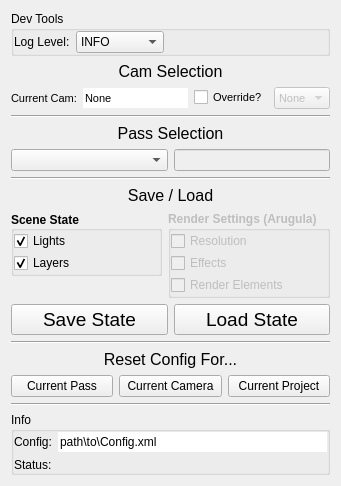
<?xml version="1.0" encoding="UTF-8"?>
<ui version="4.0">
 <class>Form</class>
 <widget class="QWidget" name="Form">
  <property name="geometry">
   <rect>
    <x>0</x>
    <y>0</y>
    <width>341</width>
    <height>461</height>
   </rect>
  </property>
  <property name="sizePolicy">
   <sizepolicy hsizetype="Preferred" vsizetype="Preferred">
    <horstretch>0</horstretch>
    <verstretch>0</verstretch>
   </sizepolicy>
  </property>
  <property name="maximumSize">
   <size>
    <width>16777215</width>
    <height>16777215</height>
   </size>
  </property>
  <property name="windowTitle">
   <string>Radish</string>
  </property>
  <layout class="QVBoxLayout" name="verticalLayout">
   <item>
    <widget class="QGroupBox" name="grp_devTools">
     <property name="font">
      <font>
       <weight>50</weight>
       <bold>false</bold>
      </font>
     </property>
     <property name="title">
      <string>Dev Tools</string>
     </property>
     <property name="flat">
      <bool>true</bool>
     </property>
     <layout class="QGridLayout" name="gridLayout">
      <property name="leftMargin">
       <number>0</number>
      </property>
      <property name="topMargin">
       <number>0</number>
      </property>
      <property name="rightMargin">
       <number>0</number>
      </property>
      <property name="bottomMargin">
       <number>0</number>
      </property>
      <item row="0" column="3">
       <spacer name="horizontalSpacer">
        <property name="orientation">
         <enum>Qt::Horizontal</enum>
        </property>
        <property name="sizeHint" stdset="0">
         <size>
          <width>40</width>
          <height>20</height>
         </size>
        </property>
       </spacer>
      </item>
      <item row="0" column="2">
       <widget class="QComboBox" name="dev_logger_cb">
        <property name="font">
         <font>
          <weight>50</weight>
          <bold>false</bold>
         </font>
        </property>
        <property name="currentIndex">
         <number>3</number>
        </property>
        <item>
         <property name="text">
          <string>CRITICAL</string>
         </property>
        </item>
        <item>
         <property name="text">
          <string>ERROR</string>
         </property>
        </item>
        <item>
         <property name="text">
          <string>WARNING</string>
         </property>
        </item>
        <item>
         <property name="text">
          <string>INFO</string>
         </property>
        </item>
        <item>
         <property name="text">
          <string>DEBUG</string>
         </property>
        </item>
        <item>
         <property name="text">
          <string>NOTSET</string>
         </property>
        </item>
       </widget>
      </item>
      <item row="0" column="1">
       <widget class="QLabel" name="label_2">
        <property name="font">
         <font>
          <weight>50</weight>
          <bold>false</bold>
         </font>
        </property>
        <property name="text">
         <string>Log Level:</string>
        </property>
       </widget>
      </item>
     </layout>
    </widget>
   </item>
   <item>
    <widget class="QLabel" name="label_cam">
     <property name="font">
      <font>
       <pointsize>12</pointsize>
      </font>
     </property>
     <property name="text">
      <string>Cam Selection</string>
     </property>
     <property name="alignment">
      <set>Qt::AlignCenter</set>
     </property>
    </widget>
   </item>
   <item>
    <widget class="QWidget" name="widget_cam" native="true">
     <property name="sizePolicy">
      <sizepolicy hsizetype="Preferred" vsizetype="Minimum">
       <horstretch>0</horstretch>
       <verstretch>0</verstretch>
      </sizepolicy>
     </property>
     <property name="font">
      <font>
       <pointsize>8</pointsize>
      </font>
     </property>
     <layout class="QHBoxLayout" name="horizontalLayout_6">
      <property name="leftMargin">
       <number>0</number>
      </property>
      <property name="topMargin">
       <number>0</number>
      </property>
      <property name="rightMargin">
       <number>0</number>
      </property>
      <property name="bottomMargin">
       <number>0</number>
      </property>
      <item>
       <widget class="QWidget" name="widget_cam_auto" native="true">
        <property name="sizePolicy">
         <sizepolicy hsizetype="Preferred" vsizetype="Preferred">
          <horstretch>0</horstretch>
          <verstretch>0</verstretch>
         </sizepolicy>
        </property>
        <layout class="QHBoxLayout" name="horizontalLayout_5">
         <property name="leftMargin">
          <number>0</number>
         </property>
         <property name="topMargin">
          <number>0</number>
         </property>
         <property name="rightMargin">
          <number>0</number>
         </property>
         <property name="bottomMargin">
          <number>0</number>
         </property>
         <item>
          <widget class="QLabel" name="label">
           <property name="text">
            <string>Current Cam:</string>
           </property>
          </widget>
         </item>
         <item>
          <widget class="QLineEdit" name="rd_cam_le">
           <property name="toolTip">
            <string>&lt;html&gt;&lt;p&gt;The current active viewport.&lt;/p&gt;&lt;/html&gt;</string>
           </property>
           <property name="text">
            <string>None</string>
           </property>
           <property name="frame">
            <bool>false</bool>
           </property>
           <property name="readOnly">
            <bool>true</bool>
           </property>
          </widget>
         </item>
        </layout>
       </widget>
      </item>
      <item>
       <widget class="QWidget" name="widget_cam_man" native="true">
        <property name="sizePolicy">
         <sizepolicy hsizetype="Preferred" vsizetype="Preferred">
          <horstretch>0</horstretch>
          <verstretch>0</verstretch>
         </sizepolicy>
        </property>
        <layout class="QHBoxLayout" name="horizontalLayout_3">
         <property name="leftMargin">
          <number>0</number>
         </property>
         <property name="topMargin">
          <number>0</number>
         </property>
         <property name="rightMargin">
          <number>0</number>
         </property>
         <property name="bottomMargin">
          <number>0</number>
         </property>
         <item>
          <widget class="QCheckBox" name="rd_cam_override_chk">
           <property name="toolTip">
            <string>&lt;html&gt;&lt;p&gt;Check this to manually choose which camera to Save or Load.&lt;/p&gt;&lt;/html&gt;</string>
           </property>
           <property name="text">
            <string>Override?</string>
           </property>
          </widget>
         </item>
         <item>
          <widget class="QComboBox" name="rd_cam_override_cb">
           <property name="enabled">
            <bool>false</bool>
           </property>
           <property name="sizePolicy">
            <sizepolicy hsizetype="Minimum" vsizetype="Fixed">
             <horstretch>0</horstretch>
             <verstretch>0</verstretch>
            </sizepolicy>
           </property>
           <property name="maximumSize">
            <size>
             <width>150</width>
             <height>16777215</height>
            </size>
           </property>
           <property name="editable">
            <bool>false</bool>
           </property>
           <property name="currentText">
            <string>None</string>
           </property>
           <property name="maxVisibleItems">
            <number>25</number>
           </property>
           <property name="sizeAdjustPolicy">
            <enum>QComboBox::AdjustToContents</enum>
           </property>
           <item>
            <property name="text">
             <string>None</string>
            </property>
           </item>
          </widget>
         </item>
        </layout>
       </widget>
      </item>
     </layout>
    </widget>
   </item>
   <item>
    <widget class="Line" name="line_cam">
     <property name="orientation">
      <enum>Qt::Horizontal</enum>
     </property>
    </widget>
   </item>
   <item>
    <widget class="QLabel" name="label_pass">
     <property name="sizePolicy">
      <sizepolicy hsizetype="Expanding" vsizetype="Preferred">
       <horstretch>0</horstretch>
       <verstretch>0</verstretch>
      </sizepolicy>
     </property>
     <property name="font">
      <font>
       <pointsize>12</pointsize>
      </font>
     </property>
     <property name="text">
      <string>Pass Selection</string>
     </property>
     <property name="alignment">
      <set>Qt::AlignCenter</set>
     </property>
    </widget>
   </item>
   <item>
    <widget class="QWidget" name="widget_pass" native="true">
     <layout class="QHBoxLayout" name="horizontalLayout_2">
      <property name="leftMargin">
       <number>0</number>
      </property>
      <property name="topMargin">
       <number>0</number>
      </property>
      <property name="rightMargin">
       <number>0</number>
      </property>
      <property name="bottomMargin">
       <number>0</number>
      </property>
      <item>
       <widget class="QComboBox" name="rd_selpass_cb">
        <property name="sizePolicy">
         <sizepolicy hsizetype="MinimumExpanding" vsizetype="Fixed">
          <horstretch>0</horstretch>
          <verstretch>0</verstretch>
         </sizepolicy>
        </property>
        <property name="minimumSize">
         <size>
          <width>100</width>
          <height>0</height>
         </size>
        </property>
        <property name="toolTip">
         <string>&lt;html&gt;&lt;p&gt;Select which pass you'd like to Save or Load.&lt;/p&gt;&lt;/html&gt;</string>
        </property>
       </widget>
      </item>
      <item>
       <widget class="QLineEdit" name="rd_selpass_cust_le">
        <property name="enabled">
         <bool>false</bool>
        </property>
        <property name="sizePolicy">
         <sizepolicy hsizetype="MinimumExpanding" vsizetype="Fixed">
          <horstretch>0</horstretch>
          <verstretch>0</verstretch>
         </sizepolicy>
        </property>
       </widget>
      </item>
     </layout>
    </widget>
   </item>
   <item>
    <widget class="Line" name="line_saveload">
     <property name="orientation">
      <enum>Qt::Horizontal</enum>
     </property>
    </widget>
   </item>
   <item>
    <widget class="QLabel" name="label_options">
     <property name="font">
      <font>
       <pointsize>12</pointsize>
      </font>
     </property>
     <property name="text">
      <string>Save / Load</string>
     </property>
     <property name="alignment">
      <set>Qt::AlignCenter</set>
     </property>
    </widget>
   </item>
   <item>
    <widget class="QWidget" name="widget_settings" native="true">
     <layout class="QHBoxLayout" name="horizontalLayout_7">
      <property name="spacing">
       <number>6</number>
      </property>
      <property name="leftMargin">
       <number>0</number>
      </property>
      <property name="topMargin">
       <number>0</number>
      </property>
      <property name="rightMargin">
       <number>0</number>
      </property>
      <property name="bottomMargin">
       <number>0</number>
      </property>
      <item alignment="Qt::AlignTop">
       <widget class="QGroupBox" name="grp_sceneState">
        <property name="font">
         <font>
          <weight>75</weight>
          <bold>true</bold>
         </font>
        </property>
        <property name="title">
         <string>Scene State</string>
        </property>
        <property name="alignment">
         <set>Qt::AlignLeading|Qt::AlignLeft|Qt::AlignVCenter</set>
        </property>
        <property name="flat">
         <bool>true</bool>
        </property>
        <layout class="QVBoxLayout" name="verticalLayout_3">
         <property name="spacing">
          <number>2</number>
         </property>
         <property name="leftMargin">
          <number>0</number>
         </property>
         <property name="topMargin">
          <number>0</number>
         </property>
         <property name="rightMargin">
          <number>0</number>
         </property>
         <property name="bottomMargin">
          <number>0</number>
         </property>
         <item>
          <widget class="QCheckBox" name="rd_opt_lights_chk">
           <property name="font">
            <font>
             <weight>50</weight>
             <bold>false</bold>
            </font>
           </property>
           <property name="text">
            <string>Lights</string>
           </property>
           <property name="checked">
            <bool>true</bool>
           </property>
          </widget>
         </item>
         <item>
          <widget class="QCheckBox" name="rd_opt_layers_chk">
           <property name="font">
            <font>
             <weight>50</weight>
             <bold>false</bold>
            </font>
           </property>
           <property name="text">
            <string>Layers</string>
           </property>
           <property name="checked">
            <bool>true</bool>
           </property>
          </widget>
         </item>
        </layout>
       </widget>
      </item>
      <item alignment="Qt::AlignTop">
       <widget class="QGroupBox" name="grp_renderSettings">
        <property name="enabled">
         <bool>false</bool>
        </property>
        <property name="font">
         <font>
          <weight>75</weight>
          <bold>true</bold>
         </font>
        </property>
        <property name="cursor">
         <cursorShape>ArrowCursor</cursorShape>
        </property>
        <property name="autoFillBackground">
         <bool>false</bool>
        </property>
        <property name="title">
         <string>Render Settings (Arugula)</string>
        </property>
        <property name="flat">
         <bool>true</bool>
        </property>
        <property name="checkable">
         <bool>false</bool>
        </property>
        <layout class="QVBoxLayout" name="verticalLayout_2">
         <property name="spacing">
          <number>2</number>
         </property>
         <property name="leftMargin">
          <number>0</number>
         </property>
         <property name="topMargin">
          <number>0</number>
         </property>
         <property name="rightMargin">
          <number>0</number>
         </property>
         <property name="bottomMargin">
          <number>0</number>
         </property>
         <item>
          <widget class="QCheckBox" name="rd_opt_resolution_chk">
           <property name="font">
            <font>
             <weight>50</weight>
             <bold>false</bold>
            </font>
           </property>
           <property name="text">
            <string>Resolution</string>
           </property>
          </widget>
         </item>
         <item>
          <widget class="QCheckBox" name="rd_opt_effects_chk">
           <property name="font">
            <font>
             <weight>50</weight>
             <bold>false</bold>
            </font>
           </property>
           <property name="text">
            <string>Effects</string>
           </property>
          </widget>
         </item>
         <item>
          <widget class="QCheckBox" name="rd_opt_elements_chk">
           <property name="font">
            <font>
             <weight>50</weight>
             <bold>false</bold>
            </font>
           </property>
           <property name="text">
            <string>Render Elements</string>
           </property>
          </widget>
         </item>
        </layout>
       </widget>
      </item>
     </layout>
    </widget>
   </item>
   <item>
    <widget class="QWidget" name="widget_saveload" native="true">
     <layout class="QHBoxLayout" name="horizontalLayout">
      <property name="leftMargin">
       <number>0</number>
      </property>
      <property name="topMargin">
       <number>0</number>
      </property>
      <property name="rightMargin">
       <number>0</number>
      </property>
      <property name="bottomMargin">
       <number>0</number>
      </property>
      <item>
       <widget class="QPushButton" name="rd_save_btn">
        <property name="font">
         <font>
          <pointsize>14</pointsize>
         </font>
        </property>
        <property name="toolTip">
         <string>&lt;html&gt;&lt;p&gt;Record this camera and pass' scene state in the config file.&lt;/p&gt;&lt;/html&gt;</string>
        </property>
        <property name="whatsThis">
         <string>&lt;html&gt;&lt;p&gt;Record this camera and pass' scene state in the config file.&lt;/p&gt;&lt;/html&gt;</string>
        </property>
        <property name="text">
         <string>Save State</string>
        </property>
       </widget>
      </item>
      <item>
       <widget class="QPushButton" name="rd_load_btn">
        <property name="font">
         <font>
          <pointsize>14</pointsize>
         </font>
        </property>
        <property name="toolTip">
         <string>&lt;html&gt;&lt;p&gt;Loads this camera and pass' scene state from the config file, if it has been recorded.&lt;/p&gt;&lt;/html&gt;</string>
        </property>
        <property name="whatsThis">
         <string>&lt;html&gt;&lt;p&gt;Loads this camera and pass' scene state from the config file, if it has been recorded.&lt;/p&gt;&lt;/html&gt;</string>
        </property>
        <property name="text">
         <string>Load State</string>
        </property>
       </widget>
      </item>
     </layout>
    </widget>
   </item>
   <item>
    <spacer name="verticalSpacer">
     <property name="orientation">
      <enum>Qt::Vertical</enum>
     </property>
     <property name="sizeHint" stdset="0">
      <size>
       <width>20</width>
       <height>40</height>
      </size>
     </property>
    </spacer>
   </item>
   <item>
    <widget class="Line" name="line_options">
     <property name="orientation">
      <enum>Qt::Horizontal</enum>
     </property>
    </widget>
   </item>
   <item>
    <widget class="QLabel" name="label_resets">
     <property name="font">
      <font>
       <pointsize>12</pointsize>
      </font>
     </property>
     <property name="text">
      <string>Reset Config For...</string>
     </property>
     <property name="alignment">
      <set>Qt::AlignCenter</set>
     </property>
    </widget>
   </item>
   <item>
    <widget class="QWidget" name="widget_resets" native="true">
     <layout class="QHBoxLayout" name="horizontalLayout_4">
      <property name="leftMargin">
       <number>0</number>
      </property>
      <property name="topMargin">
       <number>0</number>
      </property>
      <property name="rightMargin">
       <number>0</number>
      </property>
      <property name="bottomMargin">
       <number>0</number>
      </property>
      <item>
       <widget class="QPushButton" name="rd_clear_pass_btn">
        <property name="toolTip">
         <string>&lt;html&gt;&lt;p&gt;This clears the Config data for the selected pass of the current camera.&lt;/p&gt;&lt;/html&gt;</string>
        </property>
        <property name="text">
         <string>Current Pass</string>
        </property>
       </widget>
      </item>
      <item>
       <widget class="QPushButton" name="rd_clear_cam_btn">
        <property name="toolTip">
         <string>&lt;html&gt;&lt;p&gt;This clears the Config data for &lt;b&gt;&lt;i&gt;all of the current camera's passes.&lt;/i&gt;&lt;/b&gt;&lt;/p&gt;&lt;/html&gt;</string>
        </property>
        <property name="text">
         <string>Current Camera</string>
        </property>
       </widget>
      </item>
      <item>
       <widget class="QPushButton" name="rd_clear_project_btn">
        <property name="toolTip">
         <string>&lt;html&gt;&lt;p&gt;&lt;b&gt;&lt;i&gt;This will clear the Config for this entire project.&lt;/i&gt;&lt;/b&gt;&lt;/p&gt;&lt;/html&gt;</string>
        </property>
        <property name="text">
         <string>Current Project</string>
        </property>
       </widget>
      </item>
     </layout>
    </widget>
   </item>
   <item>
    <widget class="Line" name="line_resets">
     <property name="orientation">
      <enum>Qt::Horizontal</enum>
     </property>
    </widget>
   </item>
   <item>
    <widget class="QGroupBox" name="groupBox_info">
     <property name="sizePolicy">
      <sizepolicy hsizetype="MinimumExpanding" vsizetype="Minimum">
       <horstretch>0</horstretch>
       <verstretch>0</verstretch>
      </sizepolicy>
     </property>
     <property name="font">
      <font>
       <weight>50</weight>
       <bold>false</bold>
      </font>
     </property>
     <property name="title">
      <string>Info</string>
     </property>
     <property name="flat">
      <bool>true</bool>
     </property>
     <layout class="QFormLayout" name="formLayout_2">
      <property name="leftMargin">
       <number>0</number>
      </property>
      <property name="topMargin">
       <number>0</number>
      </property>
      <property name="rightMargin">
       <number>0</number>
      </property>
      <property name="bottomMargin">
       <number>0</number>
      </property>
      <item row="0" column="0">
       <widget class="QLabel" name="label_config">
        <property name="text">
         <string>Config:</string>
        </property>
       </widget>
      </item>
      <item row="0" column="1">
       <widget class="QLineEdit" name="rd_config_le">
        <property name="enabled">
         <bool>true</bool>
        </property>
        <property name="sizePolicy">
         <sizepolicy hsizetype="Expanding" vsizetype="Fixed">
          <horstretch>0</horstretch>
          <verstretch>0</verstretch>
         </sizepolicy>
        </property>
        <property name="minimumSize">
         <size>
          <width>0</width>
          <height>0</height>
         </size>
        </property>
        <property name="toolTip">
         <string>&lt;html&gt;&lt;p&gt;The config file currently used.  If this is the first time using Radish on this project, this file will not be written to disk until you Save a scene state.&lt;/p&gt;&lt;/html&gt;</string>
        </property>
        <property name="autoFillBackground">
         <bool>false</bool>
        </property>
        <property name="text">
         <string>path\to\Config.xml</string>
        </property>
        <property name="frame">
         <bool>false</bool>
        </property>
        <property name="alignment">
         <set>Qt::AlignLeading|Qt::AlignLeft|Qt::AlignVCenter</set>
        </property>
        <property name="readOnly">
         <bool>true</bool>
        </property>
       </widget>
      </item>
      <item row="1" column="1">
       <widget class="QLabel" name="rd_status_label">
        <property name="text">
         <string/>
        </property>
       </widget>
      </item>
      <item row="1" column="0">
       <widget class="QLabel" name="label_status">
        <property name="text">
         <string>Status:</string>
        </property>
       </widget>
      </item>
     </layout>
    </widget>
   </item>
  </layout>
 </widget>
 <resources/>
 <connections/>
</ui>
